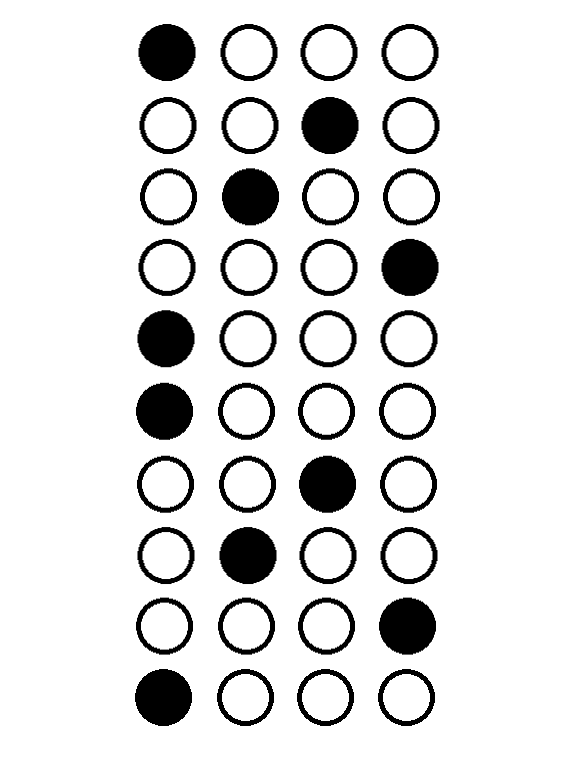
#> input picture bubble_sheet.png, 577 x 757 px
$ python code.py
#> lines starting #> are read from the running program, lines starting #| are printed output that depends on the picture; after the words box and inside, x2 and y2 are one past the last pixel; in counts of white or black regions, pixels touching at a corner belong together
import cv2
import numpy as np

def preprocess_image(image_path):
#> called with image_path = 'bubble_sheet.png'
    image = cv2.imread(image_path)
#> image is the input picture: shape (757, 577, 3); min 0, max 255, mean 225.9
    gray = cv2.cvtColor(image, cv2.COLOR_BGR2GRAY)
    blurred = cv2.GaussianBlur(gray, (5, 5), 0)
    _, thresh = cv2.threshold(gray, 150, 255, cv2.THRESH_BINARY_INV)
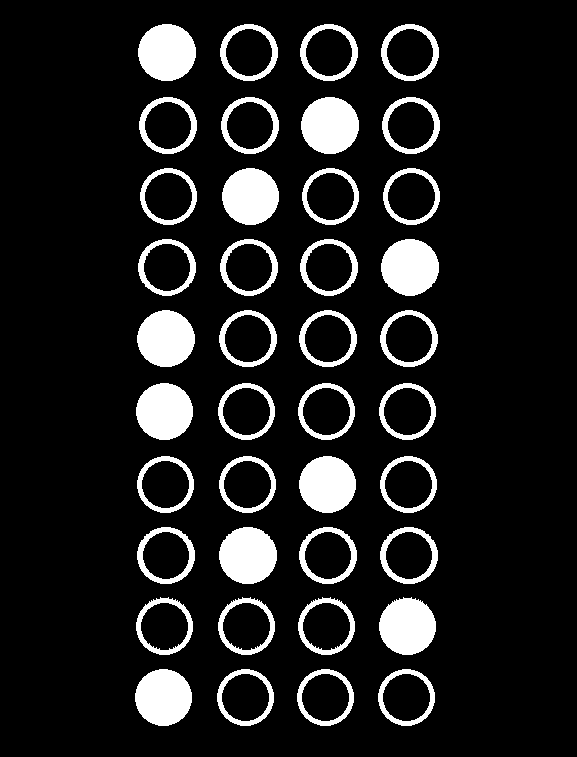
#> thresh: shape (757, 577); 11.8% white; 40 white regions
    return image, thresh

def detect_contours(thresh):
    contours, _ = cv2.findContours(thresh, cv2.RETR_EXTERNAL, cv2.CHAIN_APPROX_SIMPLE)
#> contours = 40 contours; largest, box (x1, y1, x2, y2) and area: (382, 97, 440, 154) 2516, (301, 97, 359, 154) 2516, (221, 97, 279, 154) 2516, (139, 97, 197, 154) 2516, (381, 24, 439, 81) 2516
    bubbles = [c for c in contours if 1000 < cv2.contourArea(c) < 4000]
#> bubbles has the same summary as contours
    return bubbles

def sort_bubbles_by_rows(bubbles, cols=4, y_tolerance=10):
    bubbles = sorted(bubbles, key=lambda x: (cv2.boundingRect(x)[1], cv2.boundingRect(x)[0]))
    rows = []
    current_row = []
    for bubble in bubbles:
        x, y, w, h = cv2.boundingRect(bubble)
        if not current_row:
            current_row.append(bubble)
        else:
            _, prev_y, _, prev_h = cv2.boundingRect(current_row[-1])
            if abs(y - prev_y) <= max(prev_h, h) + y_tolerance:
                current_row.append(bubble)
            else:
                rows.append(current_row)
                current_row = [bubble]
    if current_row:
        rows.append(current_row)
    sorted_rows = [sorted(row, key=lambda b: cv2.boundingRect(b)[0]) for row in rows]
    return sorted_rows

def is_filled(mask, bubble, filled_threshold_ratio=0.77, pixel_threshold=200):
    bubble_mask = np.zeros(mask.shape, dtype="uint8")
    cv2.drawContours(bubble_mask, [bubble], -1, 255, -1)
    roi = cv2.bitwise_and(mask, mask, mask=bubble_mask)
    _, roi_thresholded = cv2.threshold(roi, pixel_threshold, 255, cv2.THRESH_BINARY)
    bubble_pixels = cv2.countNonZero(roi_thresholded)
    x, y, w, h = cv2.boundingRect(bubble)
    bubble_area = w * h
    filled_ratio = bubble_pixels / bubble_area
    return filled_ratio > filled_threshold_ratio

def grade_bubble_sheet(grouped_bubbles, answer_key, original_image, thresh):
    scores = []
    marked_image = original_image.copy()
    correct_points = 1
    wrong_points = -0.25
    multi_mark_penalty = -0.5
    for i, row in enumerate(grouped_bubbles):
        filled = []
        for j, bubble in enumerate(row):
            if is_filled(thresh, bubble):
                filled.append(j)
        if len(filled) == 1:
            selected = filled[0]
            correct_answer = answer_key[i]
            if selected == correct_answer:
                scores.append(correct_points)
                cv2.drawContours(marked_image, [row[selected]], -1, (0, 255, 0), 3)
            else:
                scores.append(wrong_points)
                cv2.drawContours(marked_image, [row[selected]], -1, (0, 0, 255), 3)
        elif len(filled) > 1:
            scores.append(multi_mark_penalty)
            for f in filled:
                cv2.drawContours(marked_image, [row[f]], -1, (0, 0, 255), 3)
        else:
            scores.append(0)
    total_score = sum(scores)
    return marked_image, total_score

def add_score_above_image(image, score):
    font = cv2.FONT_HERSHEY_SIMPLEX
    score_text = f"Total Score: {score:.2f}"
    blank_space = 50
    new_image = np.zeros((image.shape[0] + blank_space, image.shape[1], 3), dtype=np.uint8)
    new_image[blank_space:, :] = image
    cv2.putText(new_image, score_text, (20, 35), font, 1, (255, 255, 255), 2, cv2.LINE_AA)
    return new_image

# Image Path
image_path = 'bubble_sheet.png'
answer_key = [0, 1, 1, 3, 0, 0, 2, 1, 3, 0]

# Preprocess Image
original_image, thresh = preprocess_image(image_path)
bubbles = detect_contours(thresh)
#> bubbles has the same summary as contours in detect_contours
grouped_bubbles = sort_bubbles_by_rows(bubbles)
#> in sort_bubbles_by_rows, `bubbles = sorted(bubbles, key=lambda x: (cv2.boundingRect(x)[1], cv2.b..`: bubbles = 40 contours; largest, box (x1, y1, x2, y2) and area: (138, 24, 196, 81) 2516, (220, 24, 278, 81) 2516, (300, 24, 358, 81) 2516, (381, 24, 439, 81) 2516, (139, 97, 197, 154) 2516
#> the loop in sort_bubbles_by_rows, `for bubble in bubbles:` made 40 passes
#> (x, y, w, h, prev_y, prev_h) on passes 2 to 13: (220, 24, 58, 57, 24, 57), (300, 24, 58, 57, 24, 57), (381, 24, 58, 57, 24, 57), (139, 97, 58, 57, 24, 57), (221, 97, 58, 57, 97, 57), (301, 97, 58, 57, 97, 57), (382, 97, 58, 57, 97, 57), (140, 168, 57, 57, 97, 57), (222, 168, 57, 57, 168, 57), (302, 168, 57, 57, 168, 57), (383, 168, 57, 57, 168, 57), (138, 239, 58, 57, 168, 57)
#> (x, y, w, h) on pass 1: (138, 24, 58, 57)
#> after the loop in sort_bubbles_by_rows, `for bubble in bubbles:`: rows = 9 items
#> in sort_bubbles_by_rows, `sorted_rows = [sorted(row, key=lambda b: cv2.boundingRect(b)[0]) for r..`: sorted_rows = 10 items
#> grouped_bubbles = 10 items
graded_image, score = grade_bubble_sheet(grouped_bubbles, answer_key, original_image, thresh)
#> the loop in grade_bubble_sheet, `for i, row in enumerate(grouped_bubbles):` made 10 passes
#> selected on passes 1 to 10: 0, 2, 1, 3, 0, 0, 2, 1, 3, 0
#> pass 1, in is_filled, `roi = cv2.bitwise_and(mask, mask, mask=bubble_mask)`:
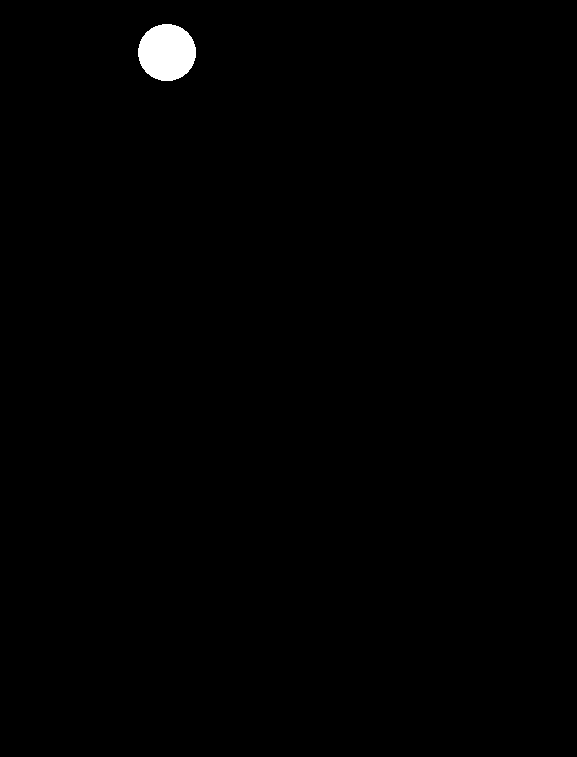
#> roi: shape (757, 577); 0.59% white; 1 white region, box (x1, y1, x2, y2) and area: (138, 24, 196, 81) 2598
#> pass 1, in is_filled (call 2), `roi = cv2.bitwise_and(mask, mask, mask=bubble_mask)`:
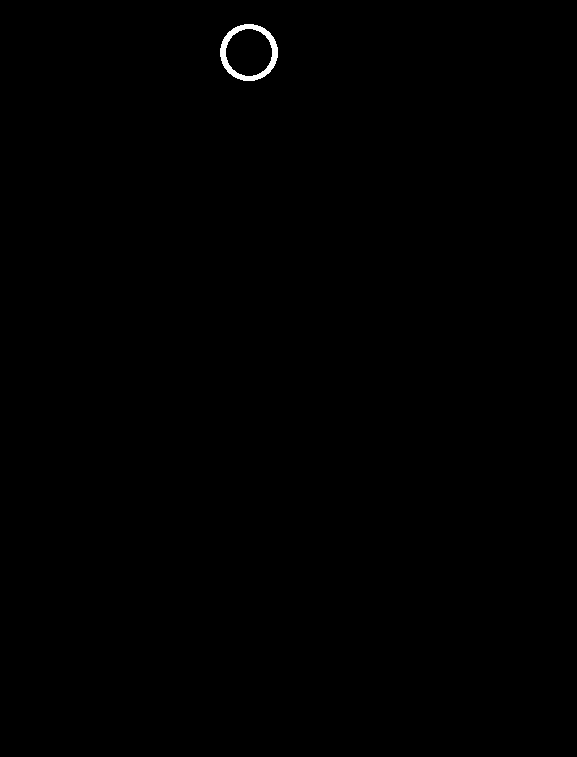
#> roi: shape (757, 577); 0.21% white; 1 white region, box (x1, y1, x2, y2) and area: (220, 24, 278, 81) 918
#> pass 1, in is_filled (call 3), `roi = cv2.bitwise_and(mask, mask, mask=bubble_mask)`:
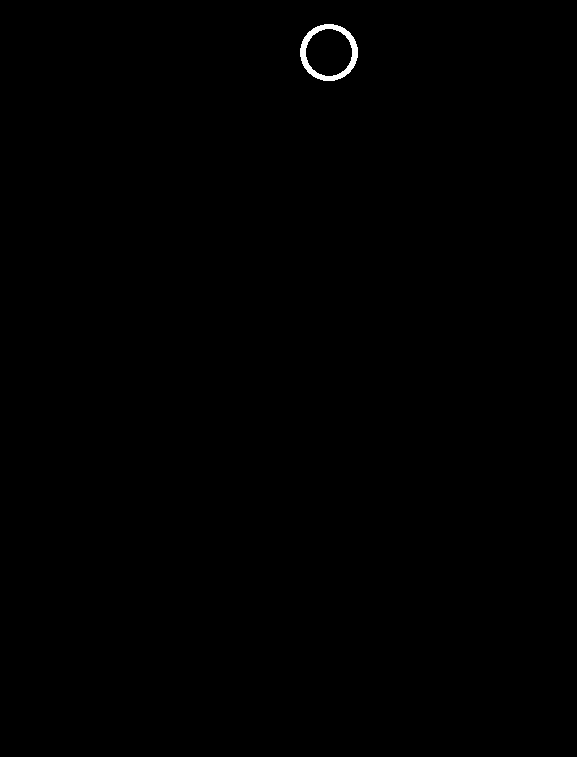
#> roi: shape (757, 577); 0.21% white; 1 white region, box (x1, y1, x2, y2) and area: (300, 24, 358, 81) 918
#> after the loop in grade_bubble_sheet, `for i, row in enumerate(grouped_bubbles):`:
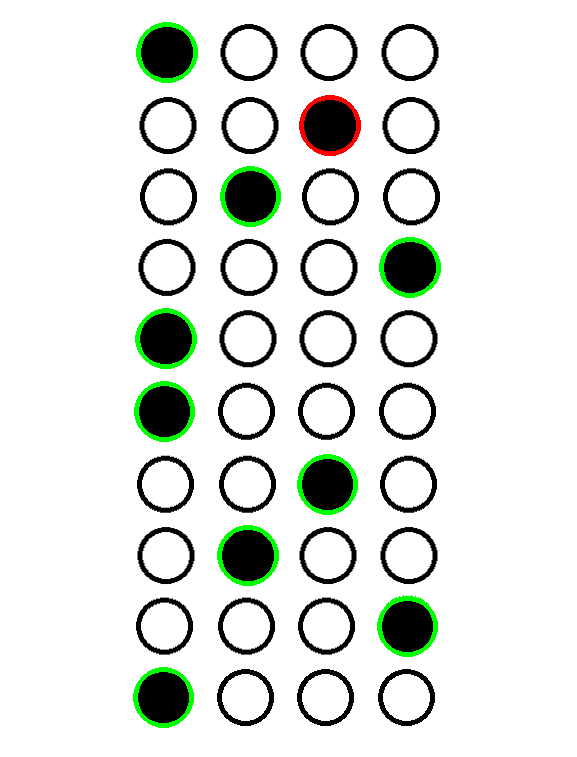
#> marked_image: shape (757, 577, 3); 1.85% of pixels changed, all inside (x1, y1, x2, y2) = (133, 22, 441, 728)
#> after the loop in grade_bubble_sheet, `for i, row in enumerate(grouped_bubbles):`: scores = [1, -0.25, 1, 1, 1, 1, 1, 1, 1, 1]
#> in grade_bubble_sheet, `total_score = sum(scores)`: total_score = 8.75
#> score = 8.75

# Add the score above the image
graded_image_with_score = add_score_above_image(graded_image, score)
#> in add_score_above_image, `font = cv2.FONT_HERSHEY_SIMPLEX`: font = 0
#> in add_score_above_image, `score_text = f"Total Score: {score:.2f}"`: score_text = 'Total Score: 8.75'
#> in add_score_above_image, `cv2.putText(new_image, score_text, (20, 35), font, 1, (255, 255, 255),..`:
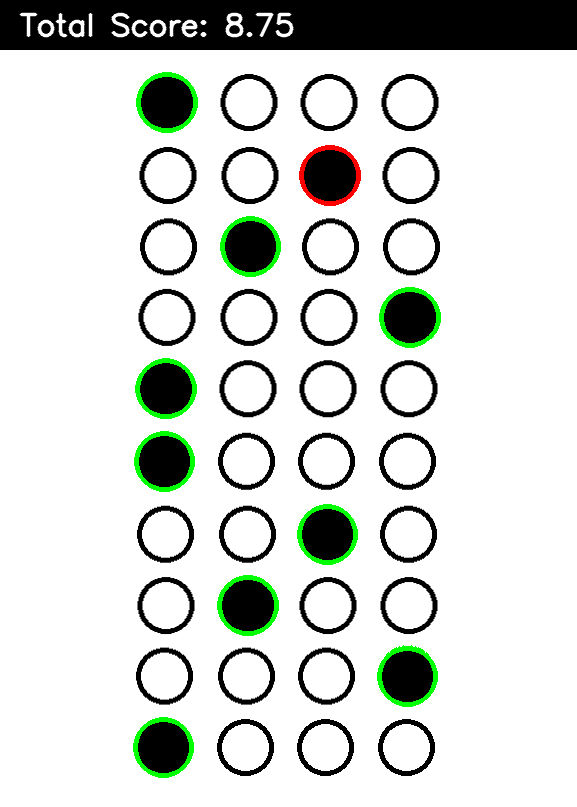
#> new_image: shape (807, 577, 3); mean B, G, R 211, 215, 211.5

print(f"Total Score: {score}")
#| Total Score: 8.75

# Fit window to screen
screen_width = 512
screen_height = 512
image_height, image_width = graded_image_with_score.shape[:2]
#> image_height = 807; image_width = 577
scale_width = screen_width / image_width
#> scale_width = 0.887
scale_height = screen_height / image_height
#> scale_height = 0.634
scale = min(scale_width, scale_height)
#> scale = 0.634
new_width = int(image_width * scale)
#> new_width = 366
new_height = int(image_height * scale)
#> new_height = 512
scaled_image = cv2.resize(graded_image_with_score, (new_width, new_height))
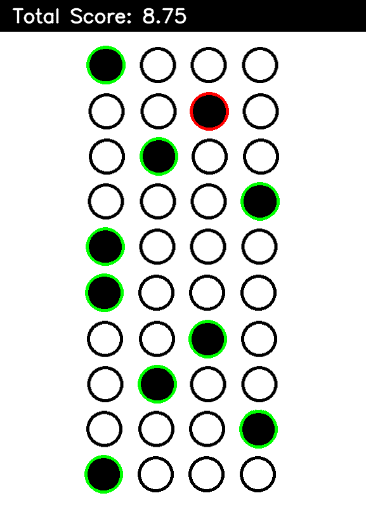
#> scaled_image: shape (512, 366, 3); mean B, G, R 211, 215, 211.4

cv2.imshow("Graded Bubble Sheet with Score", scaled_image)
cv2.waitKey(0)
cv2.destroyAllWindows()
